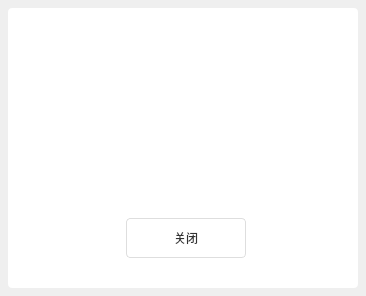
<?xml version="1.0" encoding="UTF-8"?>
<ui version="4.0">
 <class>MessageTipDlg</class>
 <widget class="QDialog" name="MessageTipDlg">
  <property name="geometry">
   <rect>
    <x>0</x>
    <y>0</y>
    <width>366</width>
    <height>296</height>
   </rect>
  </property>
  <property name="sizePolicy">
   <sizepolicy hsizetype="Fixed" vsizetype="Fixed">
    <horstretch>0</horstretch>
    <verstretch>0</verstretch>
   </sizepolicy>
  </property>
  <property name="minimumSize">
   <size>
    <width>366</width>
    <height>296</height>
   </size>
  </property>
  <property name="maximumSize">
   <size>
    <width>366</width>
    <height>296</height>
   </size>
  </property>
  <property name="windowTitle">
   <string>MessageTipDlg</string>
  </property>
  <layout class="QVBoxLayout" name="verticalLayout">
   <property name="spacing">
    <number>0</number>
   </property>
   <property name="leftMargin">
    <number>8</number>
   </property>
   <property name="topMargin">
    <number>8</number>
   </property>
   <property name="rightMargin">
    <number>8</number>
   </property>
   <property name="bottomMargin">
    <number>8</number>
   </property>
   <item>
    <widget class="QWidget" name="FilletWidget" native="true">
     <property name="sizePolicy">
      <sizepolicy hsizetype="Fixed" vsizetype="Fixed">
       <horstretch>0</horstretch>
       <verstretch>0</verstretch>
      </sizepolicy>
     </property>
     <property name="minimumSize">
      <size>
       <width>350</width>
       <height>280</height>
      </size>
     </property>
     <property name="maximumSize">
      <size>
       <width>350</width>
       <height>280</height>
      </size>
     </property>
     <property name="styleSheet">
      <string notr="true">border-radius:4px;
background-color: rgb(255, 255, 255);</string>
     </property>
     <widget class="QLabel" name="labelIcon">
      <property name="geometry">
       <rect>
        <x>145</x>
        <y>30</y>
        <width>60</width>
        <height>60</height>
       </rect>
      </property>
      <property name="sizePolicy">
       <sizepolicy hsizetype="Fixed" vsizetype="Fixed">
        <horstretch>0</horstretch>
        <verstretch>0</verstretch>
       </sizepolicy>
      </property>
      <property name="minimumSize">
       <size>
        <width>60</width>
        <height>60</height>
       </size>
      </property>
      <property name="maximumSize">
       <size>
        <width>60</width>
        <height>60</height>
       </size>
      </property>
      <property name="styleSheet">
       <string notr="true">border-image: url(:/ZcloudDeskUpdater/Resources/msgTip.png);</string>
      </property>
      <property name="text">
       <string/>
      </property>
     </widget>
     <widget class="QLabel" name="labelTilte">
      <property name="geometry">
       <rect>
        <x>5</x>
        <y>110</y>
        <width>340</width>
        <height>20</height>
       </rect>
      </property>
      <property name="sizePolicy">
       <sizepolicy hsizetype="Fixed" vsizetype="Fixed">
        <horstretch>0</horstretch>
        <verstretch>0</verstretch>
       </sizepolicy>
      </property>
      <property name="minimumSize">
       <size>
        <width>340</width>
        <height>20</height>
       </size>
      </property>
      <property name="maximumSize">
       <size>
        <width>340</width>
        <height>20</height>
       </size>
      </property>
      <property name="styleSheet">
       <string notr="true">font: 75 18px &quot;微软雅黑&quot;;
color:#1F8BED;</string>
      </property>
      <property name="text">
       <string/>
      </property>
      <property name="alignment">
       <set>Qt::AlignCenter</set>
      </property>
     </widget>
     <widget class="QLabel" name="labelMsg">
      <property name="geometry">
       <rect>
        <x>5</x>
        <y>140</y>
        <width>340</width>
        <height>40</height>
       </rect>
      </property>
      <property name="sizePolicy">
       <sizepolicy hsizetype="Fixed" vsizetype="Fixed">
        <horstretch>0</horstretch>
        <verstretch>0</verstretch>
       </sizepolicy>
      </property>
      <property name="minimumSize">
       <size>
        <width>340</width>
        <height>40</height>
       </size>
      </property>
      <property name="maximumSize">
       <size>
        <width>340</width>
        <height>40</height>
       </size>
      </property>
      <property name="styleSheet">
       <string notr="true">font:14px &quot;微软雅黑&quot;;
color:#666666;</string>
      </property>
      <property name="text">
       <string/>
      </property>
      <property name="alignment">
       <set>Qt::AlignCenter</set>
      </property>
      <property name="wordWrap">
       <bool>true</bool>
      </property>
     </widget>
     <widget class="QWidget" name="BtnWidget1" native="true">
      <property name="geometry">
       <rect>
        <x>8</x>
        <y>190</y>
        <width>330</width>
        <height>80</height>
       </rect>
      </property>
      <property name="sizePolicy">
       <sizepolicy hsizetype="Fixed" vsizetype="Fixed">
        <horstretch>0</horstretch>
        <verstretch>0</verstretch>
       </sizepolicy>
      </property>
      <property name="minimumSize">
       <size>
        <width>330</width>
        <height>80</height>
       </size>
      </property>
      <property name="maximumSize">
       <size>
        <width>330</width>
        <height>80</height>
       </size>
      </property>
      <widget class="QPushButton" name="closeButton">
       <property name="geometry">
        <rect>
         <x>110</x>
         <y>20</y>
         <width>120</width>
         <height>40</height>
        </rect>
       </property>
       <property name="sizePolicy">
        <sizepolicy hsizetype="Fixed" vsizetype="Fixed">
         <horstretch>0</horstretch>
         <verstretch>0</verstretch>
        </sizepolicy>
       </property>
       <property name="minimumSize">
        <size>
         <width>120</width>
         <height>40</height>
        </size>
       </property>
       <property name="maximumSize">
        <size>
         <width>120</width>
         <height>40</height>
        </size>
       </property>
       <property name="styleSheet">
        <string notr="true">QPushButton{ background-color: #FFFFFF;border-radius:4px;font: 18px &quot;微软雅黑&quot;;color:#333333;border:1px solid #DEDEDE}
QPushButton:hover,pressed{ background-color: #F4F4F4;border-radius:4px;font: 18px &quot;微软雅黑&quot;;color:#333333;}</string>
       </property>
       <property name="text">
        <string>关闭</string>
       </property>
      </widget>
     </widget>
     <widget class="QWidget" name="BtnWidget2" native="true">
      <property name="geometry">
       <rect>
        <x>8</x>
        <y>280</y>
        <width>330</width>
        <height>80</height>
       </rect>
      </property>
      <property name="sizePolicy">
       <sizepolicy hsizetype="Fixed" vsizetype="Fixed">
        <horstretch>0</horstretch>
        <verstretch>0</verstretch>
       </sizepolicy>
      </property>
      <property name="minimumSize">
       <size>
        <width>330</width>
        <height>80</height>
       </size>
      </property>
      <property name="maximumSize">
       <size>
        <width>330</width>
        <height>80</height>
       </size>
      </property>
      <widget class="QPushButton" name="updateButton">
       <property name="geometry">
        <rect>
         <x>30</x>
         <y>20</y>
         <width>120</width>
         <height>40</height>
        </rect>
       </property>
       <property name="sizePolicy">
        <sizepolicy hsizetype="Fixed" vsizetype="Fixed">
         <horstretch>0</horstretch>
         <verstretch>0</verstretch>
        </sizepolicy>
       </property>
       <property name="minimumSize">
        <size>
         <width>120</width>
         <height>40</height>
        </size>
       </property>
       <property name="maximumSize">
        <size>
         <width>120</width>
         <height>40</height>
        </size>
       </property>
       <property name="styleSheet">
        <string notr="true">QPushButton{ background-color: qlineargradient(spread:pad, x1:0, y1:0, x2:1, y2:0, stop:0 rgba(2, 164, 253, 1), stop:1 rgba(31, 139, 237, 1));
			border-radius:4px;font: 18px &quot;微软雅黑&quot;;color:rgba(255, 255, 255, 1);}
			QPushButton:hover,pressed{ background-color: qlineargradient(spread:pad, x1:0, y1:0, x2:1, y2:0, stop:0 rgba(40, 178, 253, 1), stop:1 rgba(64, 156, 240, 1));
		  border-radius:4px;font: 18px &quot;微软雅黑&quot;;color:rgba(255, 255, 255, 1);}</string>
       </property>
       <property name="text">
        <string>立即升级</string>
       </property>
      </widget>
      <widget class="QPushButton" name="noUpdateButton">
       <property name="geometry">
        <rect>
         <x>180</x>
         <y>20</y>
         <width>120</width>
         <height>40</height>
        </rect>
       </property>
       <property name="sizePolicy">
        <sizepolicy hsizetype="Fixed" vsizetype="Fixed">
         <horstretch>0</horstretch>
         <verstretch>0</verstretch>
        </sizepolicy>
       </property>
       <property name="minimumSize">
        <size>
         <width>120</width>
         <height>40</height>
        </size>
       </property>
       <property name="maximumSize">
        <size>
         <width>120</width>
         <height>40</height>
        </size>
       </property>
       <property name="styleSheet">
        <string notr="true">QPushButton{ background-color: #FFFFFF;border-radius:4px;font: 18px &quot;微软雅黑&quot;;color:#333333;border:1px solid #DEDEDE}
QPushButton:hover,pressed{ background-color: #F4F4F4;border-radius:4px;font: 18px &quot;微软雅黑&quot;;color:#333333;}</string>
       </property>
       <property name="text">
        <string>暂不升级</string>
       </property>
      </widget>
     </widget>
     <widget class="QWidget" name="BtnWidget3" native="true">
      <property name="geometry">
       <rect>
        <x>8</x>
        <y>370</y>
        <width>330</width>
        <height>80</height>
       </rect>
      </property>
      <property name="sizePolicy">
       <sizepolicy hsizetype="Fixed" vsizetype="Fixed">
        <horstretch>0</horstretch>
        <verstretch>0</verstretch>
       </sizepolicy>
      </property>
      <property name="minimumSize">
       <size>
        <width>330</width>
        <height>80</height>
       </size>
      </property>
      <property name="maximumSize">
       <size>
        <width>330</width>
        <height>80</height>
       </size>
      </property>
      <widget class="QPushButton" name="okButton">
       <property name="geometry">
        <rect>
         <x>30</x>
         <y>20</y>
         <width>120</width>
         <height>40</height>
        </rect>
       </property>
       <property name="sizePolicy">
        <sizepolicy hsizetype="Fixed" vsizetype="Fixed">
         <horstretch>0</horstretch>
         <verstretch>0</verstretch>
        </sizepolicy>
       </property>
       <property name="minimumSize">
        <size>
         <width>120</width>
         <height>40</height>
        </size>
       </property>
       <property name="maximumSize">
        <size>
         <width>120</width>
         <height>40</height>
        </size>
       </property>
       <property name="styleSheet">
        <string notr="true">QPushButton{ background-color: qlineargradient(spread:pad, x1:0, y1:0, x2:1, y2:0, stop:0 rgba(2, 164, 253, 1), stop:1 rgba(31, 139, 237, 1));
			border-radius:4px;font: 18px &quot;微软雅黑&quot;;color:rgba(255, 255, 255, 1);}
			QPushButton:hover,pressed{ background-color: qlineargradient(spread:pad, x1:0, y1:0, x2:1, y2:0, stop:0 rgba(40, 178, 253, 1), stop:1 rgba(64, 156, 240, 1));
		  border-radius:4px;font: 18px &quot;微软雅黑&quot;;color:rgba(255, 255, 255, 1);}</string>
       </property>
       <property name="text">
        <string>确定</string>
       </property>
      </widget>
      <widget class="QPushButton" name="cancelButton">
       <property name="geometry">
        <rect>
         <x>180</x>
         <y>20</y>
         <width>120</width>
         <height>40</height>
        </rect>
       </property>
       <property name="sizePolicy">
        <sizepolicy hsizetype="Fixed" vsizetype="Fixed">
         <horstretch>0</horstretch>
         <verstretch>0</verstretch>
        </sizepolicy>
       </property>
       <property name="minimumSize">
        <size>
         <width>120</width>
         <height>40</height>
        </size>
       </property>
       <property name="maximumSize">
        <size>
         <width>120</width>
         <height>40</height>
        </size>
       </property>
       <property name="styleSheet">
        <string notr="true">QPushButton{ background-color: #FFFFFF;border-radius:4px;font: 18px &quot;微软雅黑&quot;;color:#333333;border:1px solid #DEDEDE}
QPushButton:hover,pressed{ background-color: #F4F4F4;border-radius:4px;font: 18px &quot;微软雅黑&quot;;color:#333333;}</string>
       </property>
       <property name="text">
        <string>取消</string>
       </property>
      </widget>
     </widget>
    </widget>
   </item>
  </layout>
 </widget>
 <layoutdefault spacing="6" margin="11"/>
 <resources>
  <include location="ZcloudDeskUpdater.qrc"/>
 </resources>
 <connections>
  <connection>
   <sender>closeButton</sender>
   <signal>clicked()</signal>
   <receiver>MessageTipDlg</receiver>
   <slot>reject()</slot>
   <hints>
    <hint type="sourcelabel">
     <x>229</x>
     <y>227</y>
    </hint>
    <hint type="destinationlabel">
     <x>363</x>
     <y>149</y>
    </hint>
   </hints>
  </connection>
  <connection>
   <sender>updateButton</sender>
   <signal>clicked()</signal>
   <receiver>MessageTipDlg</receiver>
   <slot>accept()</slot>
   <hints>
    <hint type="sourcelabel">
     <x>99</x>
     <y>319</y>
    </hint>
    <hint type="destinationlabel">
     <x>363</x>
     <y>273</y>
    </hint>
   </hints>
  </connection>
  <connection>
   <sender>noUpdateButton</sender>
   <signal>clicked()</signal>
   <receiver>MessageTipDlg</receiver>
   <slot>reject()</slot>
   <hints>
    <hint type="sourcelabel">
     <x>263</x>
     <y>328</y>
    </hint>
    <hint type="destinationlabel">
     <x>364</x>
     <y>306</y>
    </hint>
   </hints>
  </connection>
  <connection>
   <sender>okButton</sender>
   <signal>clicked()</signal>
   <receiver>MessageTipDlg</receiver>
   <slot>accept()</slot>
   <hints>
    <hint type="sourcelabel">
     <x>95</x>
     <y>413</y>
    </hint>
    <hint type="destinationlabel">
     <x>363</x>
     <y>381</y>
    </hint>
   </hints>
  </connection>
  <connection>
   <sender>cancelButton</sender>
   <signal>clicked()</signal>
   <receiver>MessageTipDlg</receiver>
   <slot>reject()</slot>
   <hints>
    <hint type="sourcelabel">
     <x>258</x>
     <y>408</y>
    </hint>
    <hint type="destinationlabel">
     <x>365</x>
     <y>414</y>
    </hint>
   </hints>
  </connection>
 </connections>
</ui>
